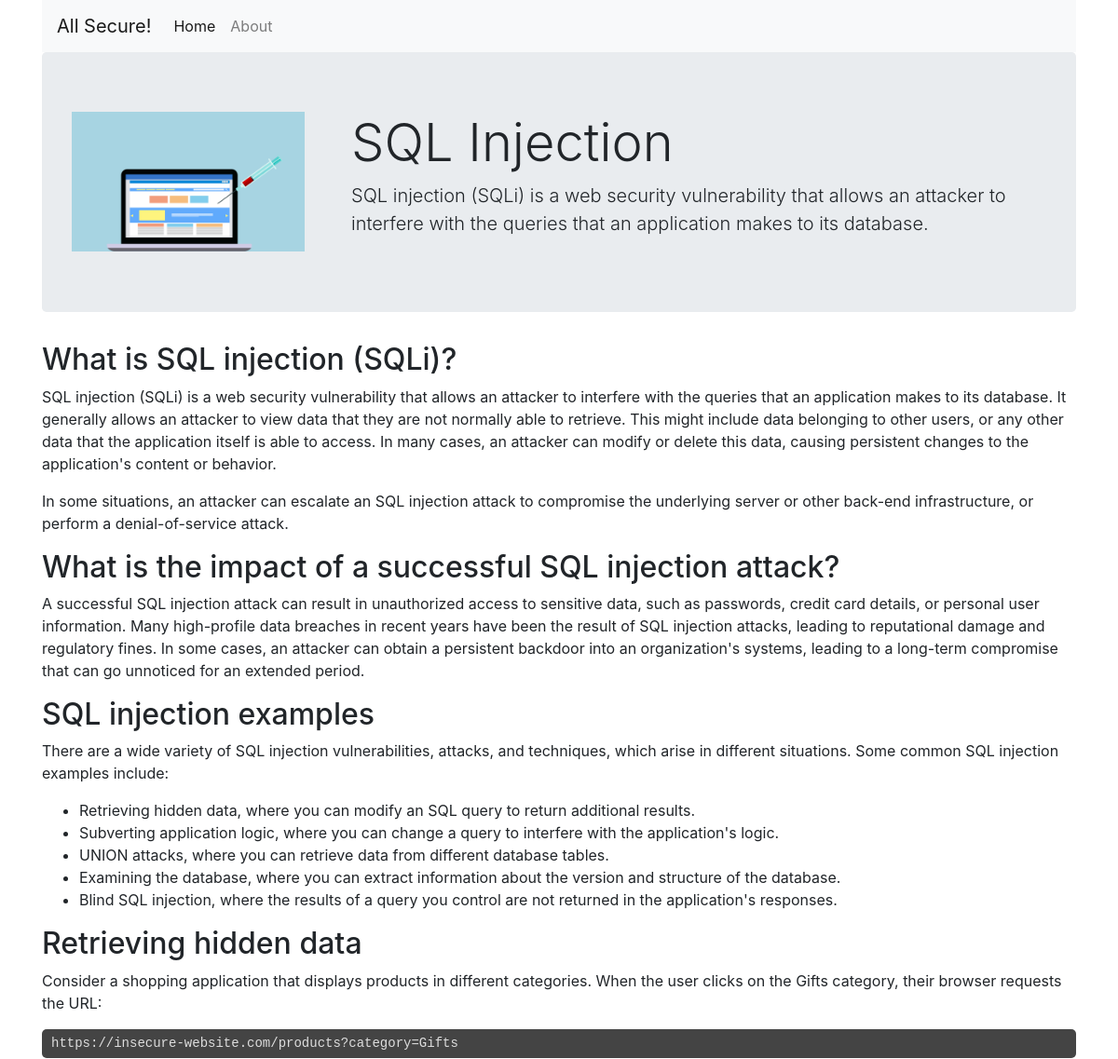
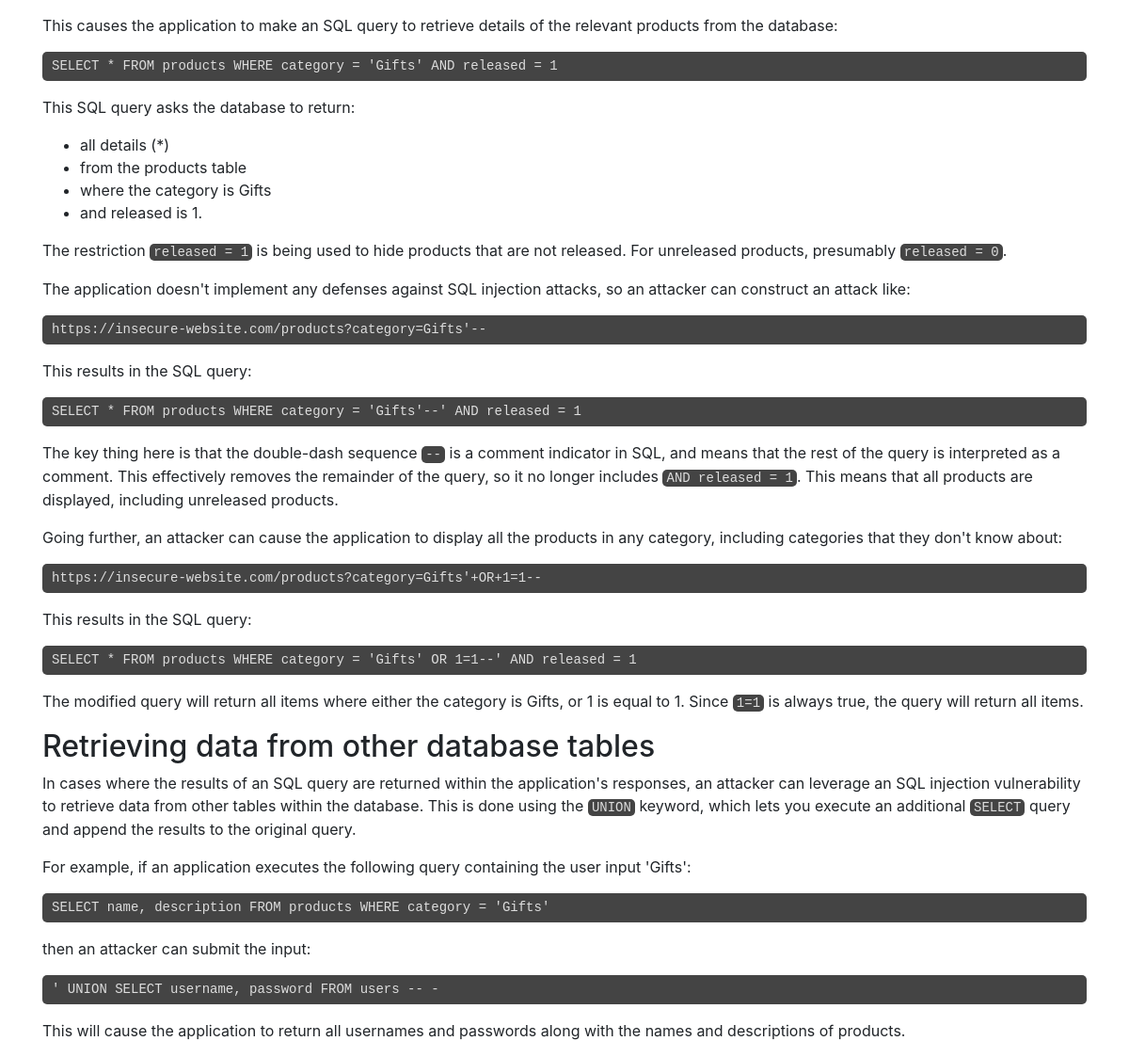
The page /app/article.php?id=2 on the database its author committed (2 pictures, top to bottom).
### tables this page shows
CREATE TABLE articles (
    id          int,
    title       varchar(100),
    excerpt     varchar(500),
    thumbnail   varchar(100),
    article     text
);

### app/article.php (the view, shortened to what this page needs)
<?php include('includes/database.inc.php') ?>
<html lang="en">
    <head>
        <?php include('includes/head.inc.php') ?>
    </head>
    <body>
        <div class="container">
        <?php include('includes/menu.inc.php') ?>
        <?php
            $sql = "SELECT id, title, excerpt, article, thumbnail FROM articles WHERE id = ?;";
            $stmt = $db_conn->prepare($sql);
            $stmt->bind_param("i", $article);
            $stmt->execute();
            $result = $stmt->get_result();
            if ($result->num_rows > 0) {
                while($row = $result->fetch_assoc()) {
            ?>
                <div class="jumbotron">
                    <div style="float: left; margin-right: 50px;">
                        <img src="/assets/thumbnails/<?= $row['thumbnail'] ?>" alt="<?= $row['title'] ?>" height="150" />
                    </div>
                    <h1 class="display-4"><?= $row['title'] ?></h1>
                    <p class="lead"><?= $row['excerpt'] ?></p>
                </div>
                <article>
                    <?= $row['article'] ?>
                </article>
            <?php
                    }
                }
        ?>
        </div>
    </body>
</html>

### app/assets/css/style.css (style rules this page uses)
code { background: #444; color: #ddd; padding: 1px 4px; border-radius: 5px; }
pre code { color: #ddd; padding: 5px 10px; display: block; }

### rows shown on the page
articles: thumbnail (picture), title "SQL Injection", excerpt "SQL injection (SQLi) is a web security vulnerability that allows an attacker to interfere with the queries that an application makes to its database.", article "What is SQL injection (SQLi)? SQL injection (SQLi) is a web security vulnerability that allows an attacker to interfere with the queries that an application makes to its database. It generally allows an attacker to view data that they are not normally able to retrieve. This might include data belonging to other users, or any other data that the application itself is able to access. In many cases, an attacker can modify or delete this data, causing persistent changes to the application's content or behavior. In some situations, an attacker can escalate an SQL injection attack to compromise the underlying server or other back-end infrastructure, or perform a denial-of-service attack. What is…"
